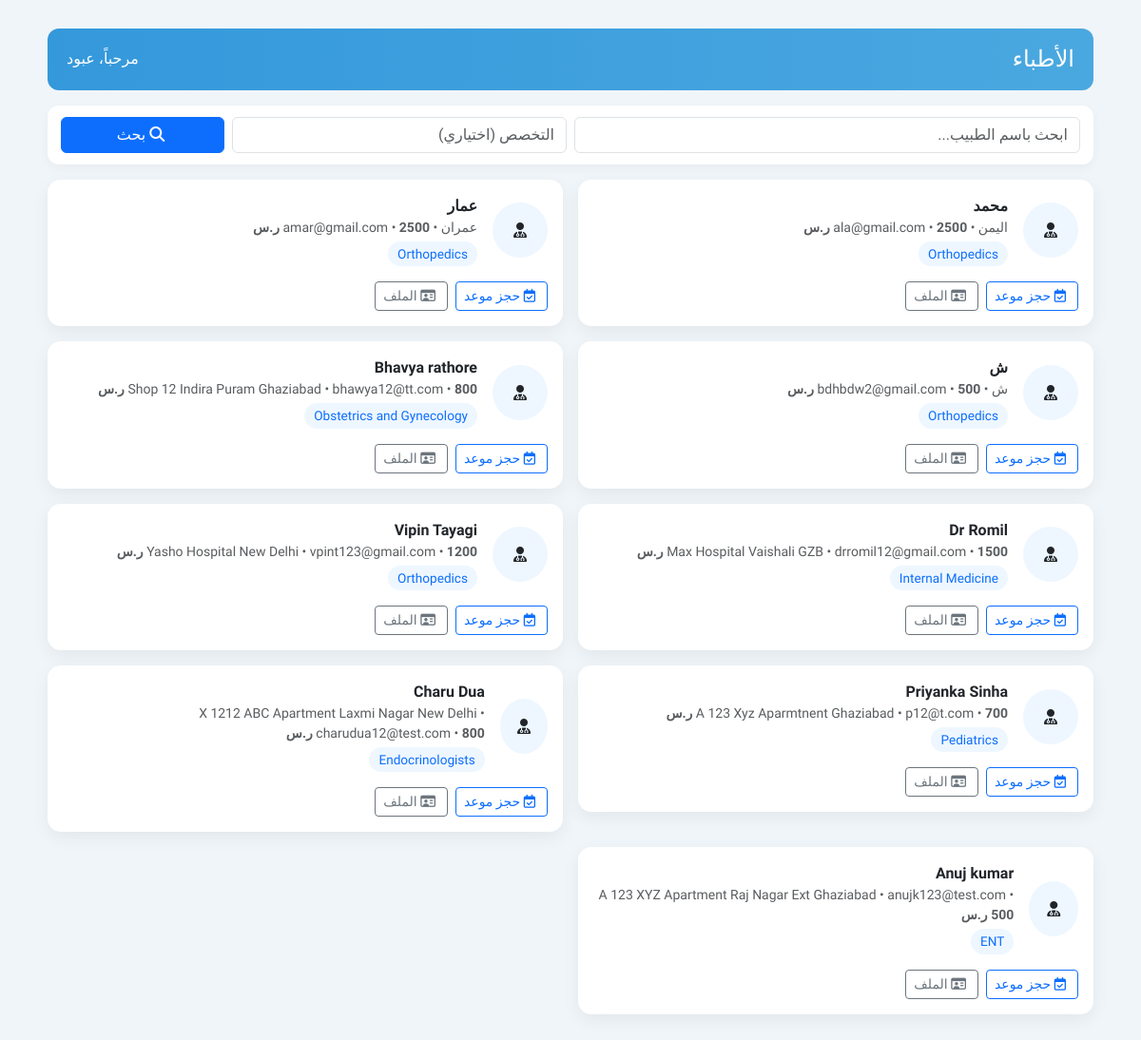
/hospital/hms/doctors.php (signed in), run on the app's committed database.
### tables this page shows
CREATE TABLE `doctors` (
  `id` int(11) NOT NULL,
  `specilization` varchar(255) DEFAULT NULL,
  `doctorName` varchar(255) DEFAULT NULL,
  `address` longtext DEFAULT NULL,
  `docFees` varchar(255) DEFAULT NULL,
  `contactno` bigint(11) DEFAULT NULL,
  `docEmail` varchar(255) DEFAULT NULL,
  `password` varchar(255) DEFAULT NULL,
  `creationDate` timestamp NULL DEFAULT current_timestamp(),
  `updationDate` timestamp NULL DEFAULT NULL ON UPDATE current_timestamp()
);

### hospital/hms/doctors.php (the view, shortened to what this page needs)
<?php
include('include/config.php');
$patientName = $_SESSION['patient_name'] ?? 'المريض';
$spec = trim($_GET['spec'] ?? '');
$q    = trim($_GET['q'] ?? '');
$sql  = "SELECT id, doctorName, specilization, address, docFees, contactno, docEmail
         FROM doctors";
$sql .= " ORDER BY id DESC";
$stmt = mysqli_prepare($con, $sql);
mysqli_stmt_execute($stmt);
$res = mysqli_stmt_get_result($stmt);
?>
<!DOCTYPE html>
<html lang="ar" dir="rtl">
<head>
    <link href="https://cdn.jsdelivr.net/npm/bootstrap@5.3.0/dist/css/bootstrap.min.css" rel="stylesheet">
    <link rel="stylesheet" href="https://cdnjs.cloudflare.com/ajax/libs/font-awesome/6.4.0/css/all.min.css">
</head>
<body>
<div class="page">
    <div class="head d-flex justify-content-between align-items-center">
        <h4 class="m-0">الأطباء <?php echo $spec ? " - " . htmlspecialchars($spec) : ""; ?></h4>
        <div>مرحباً، <?php echo htmlspecialchars($patientName); ?></div>
    </div>
    <div class="searchbar mb-3">
        <form class="row g-2" method="get">
            <div class="col-md-6">
                <input type="text" name="q" value="<?php echo htmlspecialchars($q);?>" class="form-control" placeholder="ابحث باسم الطبيب...">
            </div>
            <div class="col-md-4">
                <input type="text" name="spec" value="<?php echo htmlspecialchars($spec);?>" class="form-control" placeholder="التخصص (اختياري)">
            </div>
            <div class="col-md-2 d-grid">
                <button class="btn btn-primary"><i class="fa fa-search me-1"></i> بحث</button>
            </div>
        </form>
    </div>
    <?php if ($res && mysqli_num_rows($res) > 0): ?>
        <div class="row g-3">
            <?php while($d = mysqli_fetch_assoc($res)): ?>
                <div class="col-md-6">
                    <div class="card p-3">
                        <div class="doc-card">
                            <div class="avatar"><i class="fa-solid fa-user-doctor"></i></div>
                            <div>
                                <div class="fw-bold"><?php echo htmlspecialchars($d['doctorName']); ?></div>
                                <div class="text-muted small">
                                    <?php echo htmlspecialchars($d['address']); ?>
                                    • <?php echo htmlspecialchars($d['docEmail']); ?>
                                    • <span class="fee"><?php echo htmlspecialchars($d['docFees']); ?> ر.س</span>
                                </div>
                                <span class="pill mt-1 d-inline-block"><?php echo htmlspecialchars($d['specilization']); ?></span>
                            </div>
                        </div>
                        <div class="mt-3 d-flex gap-2">
                            <a class="btn btn-sm btn-outline-primary" href="book-appointment.php?doctor=<?php echo (int)$d['id']; ?>">
                                <i class="fa-regular fa-calendar-check me-1"></i> حجز موعد
                            </a>
                            <a class="btn btn-sm btn-outline-secondary" href="doctor-profile.php?id=<?php echo (int)$d['id']; ?>">
                                <i class="fa-regular fa-id-card me-1"></i> الملف
                            </a>
                        </div>
                    </div>
                </div>
            <?php endwhile; ?>
        </div>
    <?php else: ?>
        <div class="alert alert-info">لا يوجد أطباء مطابقون للبحث.</div>
    <?php endif; mysqli_stmt_close($stmt); ?>
</div>
</body>
</html>

### hospital/hms/doctors.php (style rules this page uses)
:root { --primary:#3498db }
body { font-family:'Tajawal',sans-serif;background:#f0f5f9 }
.page { max-width:1100px;margin:30px auto }
.head { background:linear-gradient(90deg,#3498db,#4aa8e0);color:#fff;border-radius:12px;padding:18px 20px;margin-bottom:16px }
.card { border:0;border-radius:14px;box-shadow:0 6px 18px rgba(0,0,0,.06) }
.doc-card { display:flex;gap:16px;align-items:center }
.avatar { width:58px;height:58px;border-radius:50%;display:flex;align-items:center;justify-content:center;background:#eef7ff;font-weight:700 }
.pill { background:#eef7ff;color:#0d6efd;border-radius:30px;padding:3px 10px;font-size:.85rem }
.searchbar { background:#fff;border-radius:12px;padding:12px 14px;box-shadow:0 4px 12px rgba(0,0,0,.04) }
.fee { font-weight:700 }

### data on the page
doctors: doctorName "محمد", address "اليمن", docEmail "ala@gmail.com", docFees "2500", specilization "Orthopedics"
doctors: doctorName "عمار", address "عمران", docEmail "amar@gmail.com", docFees "2500", specilization "Orthopedics"
doctors: doctorName "ش", address "ش", docEmail "bdhbdw2@gmail.com", docFees "500", specilization "Orthopedics"
doctors: doctorName "Bhavya rathore", address "Shop 12 Indira Puram Ghaziabad", docEmail "bhawya12@tt.com", docFees "800", specilization "Obstetrics and Gynecology"
doctors: doctorName "Dr Romil", address "Max Hospital Vaishali GZB", docEmail "drromil12@gmail.com", docFees "1500", specilization "Internal Medicine"
doctors: doctorName "Vipin Tayagi", address "Yasho Hospital New Delhi", docEmail "vpint123@gmail.com", docFees "1200", specilization "Orthopedics"
doctors: doctorName "Priyanka Sinha", address "A 123 Xyz Aparmtnent Ghaziabad", docEmail "p12@t.com", specilization "Pediatrics"
doctors: doctorName "Charu Dua", address "X 1212 ABC Apartment Laxmi Nagar New Delhi", docEmail "charudua12@test.com", docFees "800", specilization "Endocrinologists"
doctors: doctorName "Anuj kumar", address "A 123 XYZ Apartment Raj Nagar Ext Ghaziabad", docEmail "anujk123@test.com", docFees "500", specilization "ENT"

### other printed values
$patientName "عبود"
